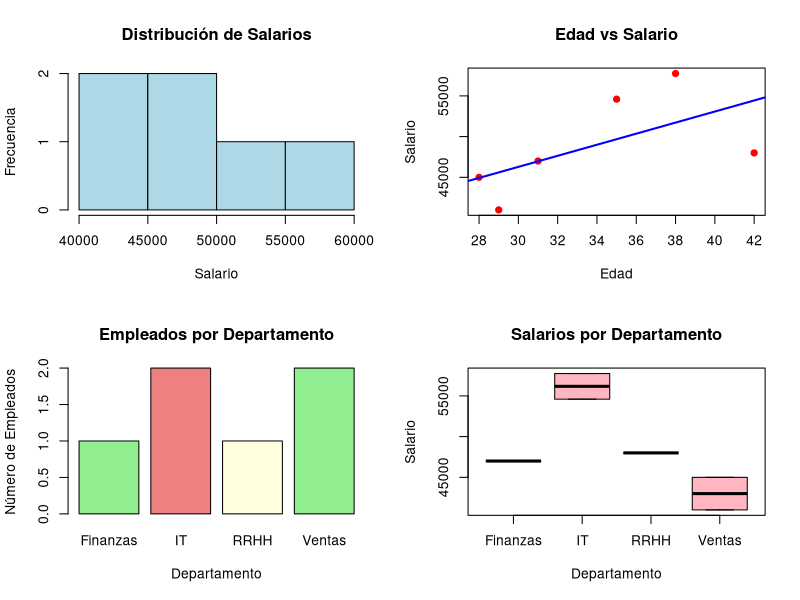

Recreate this plot in R.
## ---- chunk 1
knitr::opts_chunk$set(echo = TRUE, warning = FALSE, message = FALSE, fig.width = 8, fig.height = 6)
## ---- chunk 2
# Vectores numéricos
numeros <- c(1, 2, 3, 4, 5)
c(1, 2, 3, 4, 5) -> numeros2
numeros3 = c(1, 2, 3, 4, 5)
print("Vector numérico:")
print(numeros)

# Vectores de caracteres (strings)
nombres <- c("Ana", "Carlos", "María", "Pedro", "Laura")
print("Vector de caracteres:")
print(nombres)

# Vectores lógicos
logicos <- c(TRUE, FALSE, TRUE, TRUE, FALSE)
print("Vector lógico:")
print(logicos)

# Secuencias
secuencia1 <- 1:10
secuencia2 <- seq(0, 100, by = 10)
print("Secuencias:")
print(secuencia1)
print(secuencia2)
## ---- chunk 3
set.seed(123)
errores = 100 * runif(n=100)
rmse = sqrt(mean(errores**2))
mse = mean(errores**2)
print(errores)
print(rmse)
print(mse)

## ---- chunk 4
# Operaciones matemáticas
precios <- c(100, 250, 75, 300, 150)
print("Precios originales:")
print(precios)

# Aplicar descuento del 10%
precios_descuento <- precios * 0.9
print("Precios con descuento:")
print(precios_descuento)

# Sumar un valor fijo
precios_con_iva <- precios_descuento * 1.21
print("Precios con IVA:")
print(precios_con_iva)

# Estadísticas básicas
print(paste("Precio promedio:", mean(precios)))
print(paste("Precio mínimo:", min(precios)))
print(paste("Precio máximo:", max(precios)))
print(paste("Suma total:", sum(precios)))
## ---- chunk 5
# Acceso por posición
productos <- c("Laptop", "Mouse", "Teclado", "Monitor", "Auriculares")

print("Primer producto:")
print(productos[1])

print("Productos 2 al 4:")
print(productos[2:4])

print("Productos seleccionados:")
print(productos[c(1, 3, 5)])

# Acceso por condición
ventas_dia <- c(120, 80, 200, 50, 300)
print("Ventas mayores a 100:")
print(ventas_dia[ventas_dia > 100])

# Nombres de elementos
names(ventas_dia) <- productos
print("Ventas por producto:")
print(ventas_dia)
## ---- chunk 6
# Crear una lista
empleado <- list(
  nombre = "Ana García",
  edad = 28,
  salario = 45000,
  activo = TRUE,
  departamentos = c("Ventas", "Marketing")
)

print("Información del empleado:")
print(empleado)

# Acceso a elementos de la lista
print(paste("Nombre:", empleado$nombre))
print(paste("Edad:", empleado[["edad"]]))
print("Departamentos:")
print(empleado$departamentos)
## ---- chunk 7
# Crear un data frame
set.seed(123)  # Para reproducibilidad

# Crear datos de ejemplo
empleados <- data.frame(
  nombre = c("Ana", "Carlos", "María", "Pedro", "Laura"),
  edad = c(28, 35, 42, 29, 38),
  salario = c(45000, 52000, 48000, 41000, 55000),
  departamento = c("Ventas", "IT", "RRHH", "Ventas", "IT"),
  activo = c(TRUE, TRUE, FALSE, TRUE, TRUE),
  stringsAsFactors = FALSE
)

print("Data frame de empleados:")
print(empleados)

# Información del data frame
print("Estructura del data frame:")
str(empleados)

print("Dimensiones:")
print(paste("Filas:", nrow(empleados)))
print(paste("Columnas:", ncol(empleados)))

# Primeras y últimas filas
print("Primeras 3 filas:")
head(empleados, 3)

print("Últimas 2 filas:")
tail(empleados, 2)
## ---- chunk 8
# Seleccionar columnas
print("Solo nombres y salarios:")
print(empleados[, c("nombre", "salario")])

# Seleccionar filas
print("Empleados activos:")
empleados_activos <- empleados[empleados$activo == TRUE, ]
print(empleados_activos)

print("Empleados de IT:")
empleados_it <- empleados[empleados$departamento == "IT", ]
print(empleados_it)

print("Empleados con salario mayor a 45000:")
salarios_altos <- empleados[empleados$salario > 45000, ]
print(salarios_altos[, c("nombre", "salario")])
## ---- chunk 9
# Agregar una nueva columna
empleados$bonus <- empleados$salario * 0.1
print("Data frame con bonus:")
print(empleados[, c("nombre", "salario", "bonus")])

# Modificar valores
empleados$salario[empleados$departamento == "IT"] <- empleados$salario[empleados$departamento == "IT"] * 1.05
print("Salarios después del aumento para IT:")
print(empleados[, c("nombre", "departamento", "salario")])

# Agregar una nueva fila
nuevo_empleado <- data.frame(
  nombre = "Roberto",
  edad = 31,
  salario = 47000,
  departamento = "Finanzas",
  activo = TRUE,
  bonus = 4700
)

empleados <- rbind(empleados, nuevo_empleado)
print("Data frame con nuevo empleado:")
print(empleados)
## ---- chunk 10
# Trabajar con los salarios
salarios <- empleados$salario

print("Estadísticas descriptivas de salarios:")
print(paste("Media:", round(mean(salarios), 2)))
print(paste("Mediana:", median(salarios)))
print(paste("Desviación estándar:", round(sd(salarios), 2)))
print(paste("Varianza:", round(var(salarios), 2)))
print(paste("Rango:", paste(min(salarios), "-", max(salarios))))

# Cuartiles
print("Resumen de cinco números:")
print(summary(salarios))

# Cuantiles específicos
print("Cuantiles:")
print(quantile(salarios, c(0.25, 0.5, 0.75, 0.9)))
## ---- chunk 11
# Análisis por departamento usando funciones base
departamentos_unicos <- unique(empleados$departamento)

print("Análisis por departamento:")
for (dept in departamentos_unicos) {
  dept_data <- empleados[empleados$departamento == dept, ]
  cat("\n--- Departamento:", dept, "---\n")
  cat("Número de empleados:", nrow(dept_data), "\n")
  cat("Salario promedio:", round(mean(dept_data$salario), 2), "\n")
  cat("Edad promedio:", round(mean(dept_data$edad), 2), "\n")
}

# Tabla de contingencia
print("\nTabla de contingencia - Departamento vs Estado:")
tabla_contingencia <- table(empleados$departamento, empleados$activo)
print(tabla_contingencia)
## ---- chunk 12
# Crear una matriz para demostrar apply
set.seed(456)
ventas_matriz <- matrix(runif(20, 100, 1000), nrow = 4, ncol = 5)
rownames(ventas_matriz) <- c("Ene", "Feb", "Mar", "Abr")
colnames(ventas_matriz) <- c("Producto_A", "Producto_B", "Producto_C", "Producto_D", "Producto_E")

print("Matriz de ventas mensuales:")
print(round(ventas_matriz, 2))

# Apply por filas (meses)
print("Ventas totales por mes:")
ventas_mes <- apply(ventas_matriz, 1, sum)
print(round(ventas_mes, 2))

# Apply por columnas (productos)
print("Ventas totales por producto:")
ventas_producto <- apply(ventas_matriz, 2, sum)
print(round(ventas_producto, 2))

# Apply con otras funciones
print("Promedio por producto:")
promedio_producto <- apply(ventas_matriz, 2, mean)
print(round(promedio_producto, 2))
## ---- chunk 13
# tapply - aplicar función por grupos
print("Salario promedio por departamento usando tapply:")
salario_por_dept <- tapply(empleados$salario, empleados$departamento, mean)
print(round(salario_por_dept, 2))

# lapply - aplicar función a listas
numeros_lista <- list(a = 1:5, b = 6:10, c = 11:15)
print("Suma de cada elemento de la lista:")
sumas <- lapply(numeros_lista, sum)
print(sumas)

# sapply - versión simplificada de lapply
print("Promedio de cada elemento (usando sapply):")
promedios <- sapply(numeros_lista, mean)
print(promedios)
## ---- chunk 14
# Función para categorizar salarios
categorizar_salario <- function(salario) {
  if (salario < 45000) {
    return("Bajo")
  } else if (salario < 52000) {
    return("Medio")
  } else {
    return("Alto")
  }
}

# Aplicar la función
empleados$categoria_salario <- sapply(empleados$salario, categorizar_salario)
print("Empleados con categoría de salario:")
print(empleados[, c("nombre", "salario", "categoria_salario")])
## ---- chunk 15
# Bucle for
print("Bucle for - procesando empleados:")
for (i in 1:nrow(empleados)) {
  nombre <- empleados$nombre[i]
  salario <- empleados$salario[i]
  cat("Empleado:", nombre, "- Salario:", salario, "\n")
  
  if (i >= 3) {  # Solo mostrar los primeros 3
    cat("...(continuando con el resto)\n")
    break
  }
}

# Bucle while
print("\nBucle while - buscando empleado con salario > 50000:")
i <- 1
encontrado <- FALSE
while (i <= nrow(empleados) && !encontrado) {
  if (empleados$salario[i] > 50000) {
    cat("Encontrado:", empleados$nombre[i], "con salario", empleados$salario[i], "\n")
    encontrado <- TRUE
  }
  i <- i + 1
}
## ---- chunk 16
# Función simple
calcular_bonus <- function(salario, porcentaje = 0.1) {
  bonus <- salario * porcentaje
  return(bonus)
}

print("Ejemplo de función personalizada:")
print(paste("Bonus para salario 50000:", calcular_bonus(50000)))
print(paste("Bonus del 15% para salario 60000:", calcular_bonus(60000, 0.15)))

# Función más compleja
analisis_empleado <- function(df, departamento_filtro = NULL) {
  if (!is.null(departamento_filtro)) {
    df <- df[df$departamento == departamento_filtro, ]
  }
  
  resultado <- list(
    total_empleados = nrow(df),
    salario_promedio = mean(df$salario),
    salario_mediano = median(df$salario),
    edad_promedio = mean(df$edad),
    empleados_activos = sum(df$activo)
  )
  
  return(resultado)
}

print("Análisis general:")
analisis_general <- analisis_empleado(empleados)
print(analisis_general)

print("\nAnálisis departamento IT:")
analisis_it <- analisis_empleado(empleados, "IT")
print(analisis_it)
## ---- chunk 17
# Configurar para mostrar múltiples gráficos
par(mfrow = c(2, 2))

# Histograma
hist(empleados$salario, 
     main = "Distribución de Salarios", 
     xlab = "Salario", 
     ylab = "Frecuencia",
     col = "lightblue",
     border = "black")

# Diagrama de dispersión
plot(empleados$edad, empleados$salario,
     main = "Edad vs Salario",
     xlab = "Edad",
     ylab = "Salario",
     col = "red",
     pch = 19)

# Agregar línea de tendencia
abline(lm(salario ~ edad, data = empleados), col = "blue", lwd = 2)

# Gráfico de barras
barplot(table(empleados$departamento),
        main = "Empleados por Departamento",
        xlab = "Departamento",
        ylab = "Número de Empleados",
        col = c("lightgreen", "lightcoral", "lightyellow"))

# Boxplot
boxplot(salario ~ departamento, 
        data = empleados,
        main = "Salarios por Departamento",
        xlab = "Departamento",
        ylab = "Salario",
        col = "lightpink")

# Restaurar configuración de gráficos
par(mfrow = c(1, 1))
## ---- chunk 18
# Trabajar con fechas
fecha_actual <- Sys.Date()
print(paste("Fecha actual:", fecha_actual))

# Crear fechas
fechas <- as.Date(c("2023-01-01", "2023-06-15", "2023-12-31"))
print("Fechas creadas:")
print(fechas)

# Operaciones con fechas
diferencia <- fecha_actual - fechas[1]
print(paste("Días desde el 1 de enero 2023:", diferencia))

# Formato de fechas
print("Diferentes formatos de fecha:")
print(format(fecha_actual, "%d/%m/%Y"))
print(format(fecha_actual, "%B %d, %Y"))
print(format(fecha_actual, "%A"))
## ---- chunk 19
# Operaciones básicas con strings
nombres_completos <- c("Ana García López", "Carlos Martín Silva", "María Fernández")

print("Nombres originales:")
print(nombres_completos)

# Longitud de strings
print("Longitud de cada nombre:")
print(nchar(nombres_completos))

# Convertir a mayúsculas/minúsculas
print("En mayúsculas:")
print(toupper(nombres_completos))

print("En minúsculas:")
print(tolower(nombres_completos))

# Extraer partes de strings
print("Primeros nombres (primeros 10 caracteres):")
print(substr(nombres_completos, 1, 10))

# Dividir strings
print("Dividir nombres:")
nombres_divididos <- strsplit(nombres_completos[1], " ")
print(nombres_divididos)

# Pegar strings
nuevo_nombre <- paste("Dr.", nombres_completos[1])
print(paste("Nombre con título:", nuevo_nombre))
## ---- chunk 20
# Crear un dataset más complejo para el análisis final
set.seed(789)
n_empleados <- 50

empleados_completo <- data.frame(
  id = 1:n_empleados,
  nombre = paste("Empleado", 1:n_empleados),
  departamento = sample(c("Ventas", "IT", "RRHH", "Finanzas", "Marketing"), n_empleados, replace = TRUE),
  edad = sample(22:65, n_empleados, replace = TRUE),
  años_empresa = sample(1:20, n_empleados, replace = TRUE),
  salario_base = sample(35000:80000, n_empleados, replace = TRUE),
  activo = sample(c(TRUE, FALSE), n_empleados, replace = TRUE, prob = c(0.9, 0.1))
)

# Agregar columnas calculadas
empleados_completo$salario_total <- empleados_completo$salario_base + 
  (empleados_completo$años_empresa * 1000)  # Bonus por antigüedad

empleados_completo$categoria_edad <- ifelse(empleados_completo$edad < 30, "Joven",
                                   ifelse(empleados_completo$edad < 50, "Medio", "Senior"))

# Análisis completo
print("=== ANÁLISIS COMPLETO DE EMPLEADOS ===")

# 1. Estadísticas generales
cat("\n1. ESTADÍSTICAS GENERALES\n")
cat("Total de empleados:", nrow(empleados_completo), "\n")
cat("Empleados activos:", sum(empleados_completo$activo), "\n")
cat("Salario promedio:", round(mean(empleados_completo$salario_total), 2), "\n")
cat("Edad promedio:", round(mean(empleados_completo$edad), 2), "\n")

# 2. Análisis por departamento
cat("\n2. ANÁLISIS POR DEPARTAMENTO\n")
for (dept in unique(empleados_completo$departamento)) {
  dept_data <- empleados_completo[empleados_completo$departamento == dept, ]
  cat("\nDepartamento:", dept, "\n")
  cat("  Empleados:", nrow(dept_data), "\n")
  cat("  Salario promedio:", round(mean(dept_data$salario_total), 2), "\n")
  cat("  Edad promedio:", round(mean(dept_data$edad), 2), "\n")
  cat("  Años promedio en empresa:", round(mean(dept_data$años_empresa), 2), "\n")
}

# 3. Top performers
cat("\n3. TOP PERFORMERS\n")
top_salarios <- empleados_completo[order(empleados_completo$salario_total, decreasing = TRUE), ][1:5, ]
print(top_salarios[, c("nombre", "departamento", "salario_total")])

# 4. Análisis de correlaciones
cat("\n4. CORRELACIÓN EDAD-SALARIO\n")
correlacion <- cor(empleados_completo$edad, empleados_completo$salario_total)
cat("Correlación edad-salario:", round(correlacion, 3), "\n")

# 5. Resumen final
cat("\n5. INSIGHTS PRINCIPALES\n")
dept_mejor_pagado <- names(sort(tapply(empleados_completo$salario_total, 
                                      empleados_completo$departamento, mean), 
                               decreasing = TRUE))[1]
cat("Departamento mejor pagado:", dept_mejor_pagado, "\n")

empleado_mas_antiguo <- empleados_completo[which.max(empleados_completo$años_empresa), ]
cat("Empleado más antiguo:", empleado_mas_antiguo$nombre, 
    "con", empleado_mas_antiguo$años_empresa, "años\n")
